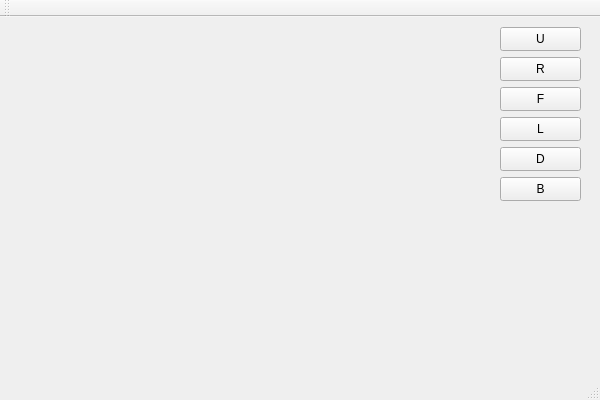
<?xml version="1.0" encoding="UTF-8"?>
<ui version="4.0">
 <class>mainWindow</class>
 <widget class="QMainWindow" name="mainWindow">
  <property name="geometry">
   <rect>
    <x>0</x>
    <y>0</y>
    <width>600</width>
    <height>400</height>
   </rect>
  </property>
  <property name="windowTitle">
   <string>QtWidgetsApplication1</string>
  </property>
  <widget class="QWidget" name="centralWidget">
   <widget class="QPushButton" name="btnU">
    <property name="enabled">
     <bool>true</bool>
    </property>
    <property name="geometry">
     <rect>
      <x>500</x>
      <y>10</y>
      <width>81</width>
      <height>24</height>
     </rect>
    </property>
    <property name="text">
     <string>U</string>
    </property>
   </widget>
   <widget class="QPushButton" name="btnR">
    <property name="geometry">
     <rect>
      <x>500</x>
      <y>40</y>
      <width>81</width>
      <height>24</height>
     </rect>
    </property>
    <property name="text">
     <string>R</string>
    </property>
   </widget>
   <widget class="QPushButton" name="btnF">
    <property name="geometry">
     <rect>
      <x>500</x>
      <y>70</y>
      <width>81</width>
      <height>24</height>
     </rect>
    </property>
    <property name="text">
     <string>F</string>
    </property>
   </widget>
   <widget class="QPushButton" name="btnL">
    <property name="geometry">
     <rect>
      <x>500</x>
      <y>100</y>
      <width>81</width>
      <height>24</height>
     </rect>
    </property>
    <property name="text">
     <string>L</string>
    </property>
   </widget>
   <widget class="QPushButton" name="btnD">
    <property name="geometry">
     <rect>
      <x>500</x>
      <y>130</y>
      <width>81</width>
      <height>24</height>
     </rect>
    </property>
    <property name="text">
     <string>D</string>
    </property>
   </widget>
   <widget class="QPushButton" name="btnB">
    <property name="geometry">
     <rect>
      <x>500</x>
      <y>160</y>
      <width>81</width>
      <height>24</height>
     </rect>
    </property>
    <property name="text">
     <string>B</string>
    </property>
   </widget>
  </widget>
  <widget class="QMenuBar" name="menuBar">
   <property name="geometry">
    <rect>
     <x>0</x>
     <y>0</y>
     <width>600</width>
     <height>21</height>
    </rect>
   </property>
  </widget>
  <widget class="QToolBar" name="mainToolBar">
   <attribute name="toolBarArea">
    <enum>TopToolBarArea</enum>
   </attribute>
   <attribute name="toolBarBreak">
    <bool>false</bool>
   </attribute>
  </widget>
  <widget class="QStatusBar" name="statusBar"/>
 </widget>
 <layoutdefault spacing="6" margin="11"/>
 <resources>
  <include location="QtWidgetsApplication1.qrc"/>
 </resources>
 <connections/>
</ui>
